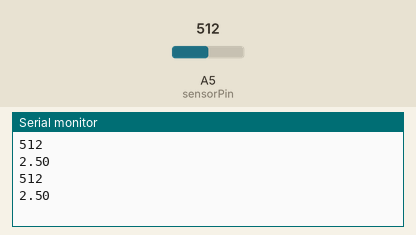
A sketch run on a simulated Arduino Uno, built with avr-gcc and run on an emulated ATmega328P. Parts: the last lines printed to the serial monitor. Inputs (shaded band) come from the test bench; at power-on: A5 (sensorPin) = 512.

Above: at 1.8 s.
1.9 s: A5 (sensorPin) set to 716
At 2.4 s:
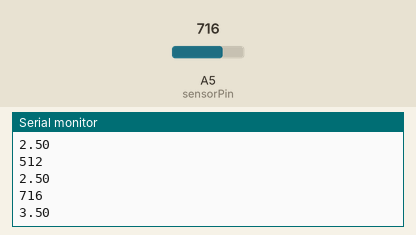
3.4 s: A5 (sensorPin) set to 900
At 4.8 s:
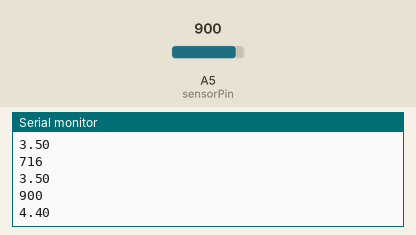
Timing chart, 0 to 6.4 s (numbered marks = the images above; inputs shaded):
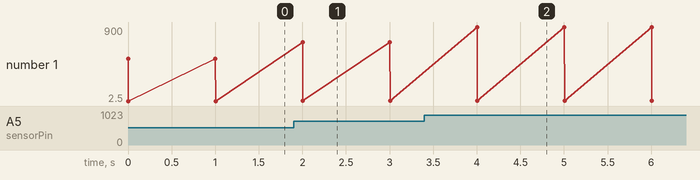

The sketch:

jarak_me.ino
```cpp
/* Cara Program Sensor Cahaya LDR
Dev: teknisibali // Date: 11/11/2019 // www.teknisibali.com */

int sensorPin = A5;
int sensorValue = 0;

void setup (){

  Serial.begin(9600); // Inisialisasi Port serial

}

  void loop(){
    sensorValue=analogRead(sensorPin); //Membaca nilai analog dari pin A5
    Serial.println (sensorValue); //Mencetak hasil pada monitor serial
    float voltage = sensorValue * (5.0/1023.0);
    Serial.println(voltage);

    delay(1000); //Memberi jeda selama 1 detik
}
```

Measured:
- after the input at 1.9 s, the serial monitor: prints a new line after 0.10 s (image 1)
- after the input at 3.4 s, the serial monitor: prints a new line after 0.60 s (image 2)
- plotted number 1: 2.5 → 3.5 after the input at 1.9 s, 3.5 → 4.4 after the input at 3.4 s
